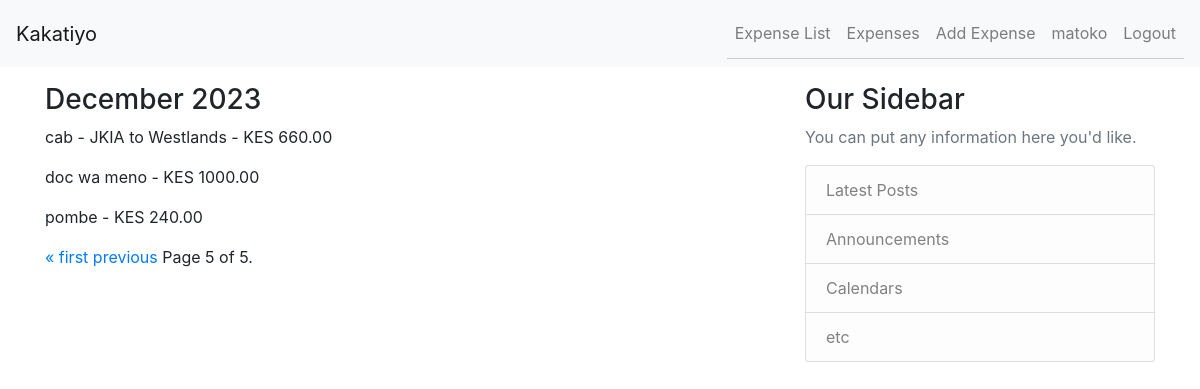
Before: /expenses/?page=5 (signed in) with the older database file.
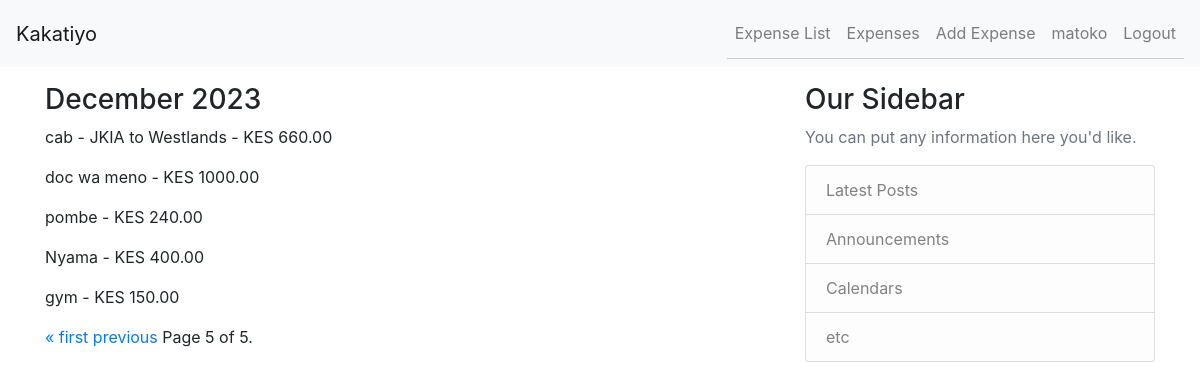
After: the same page with the newer database file.
### tracker/models.py (models this page shows, shortened)
class Expense(models.Model):
    user = models.ForeignKey(User, on_delete=models.CASCADE)
    date = models.DateField()
    description = models.CharField(max_length=200)
    amount = models.DecimalField(max_digits=10, decimal_places=2)
    category = models.ForeignKey(
        Category, on_delete=models.SET_NULL, null=True, blank=True)

### tracker/views.py (the view)
# urls.py: path('expenses/', paginated_view, name="paginated"),
@login_required
def paginated_view(request):
    queryset = Expense.objects.all()
    expenses_by_month = {}
    for expense in queryset:
        month_year = expense.date.strftime('%B %Y')
        if month_year not in expenses_by_month:
            expenses_by_month[month_year] = []
        expenses_by_month[month_year].append(expense)
    sorted_months = sorted(expenses_by_month.keys(), reverse=True)
    paginator = Paginator(sorted_months, 1)
    current_month_year = datetime.now().strftime('%B %Y')
    default_page_index = sorted_months.index(current_month_year)
    default_page = paginator.page(
        (default_page_index // paginator.per_page) * paginator.per_page + 1)
    page = request.GET.get('page', default_page)
    try:
        month_year = paginator.page(page).object_list[0]
        months = paginator.page(page)
    except PageNotAnInteger:
        month_year = paginator.page(1).object_list[0]
        months = paginator.page(1)
    except EmptyPage:
        month_year = paginator.page(paginator.num_pages).object_list[0]
        months = paginator.page(paginator.num_pages)
    expenses = expenses_by_month.get(month_year, [])
    return render(request, 'tracker/paginated.html', {'months': months, 'expenses': expenses})

### tracker/templates/tracker/paginated.html (shortened to what this page needs)
{% extends "base.html" %} {% block content %}
{% for month in months %}
<h3>{{ month }}</h3>
{% for expense in expenses %}
<p>{{ expense.description }} - KES {{ expense.amount }}</p>
 {% endfor %} {% endfor %}
<div class="pagination">
	<span class="step-links">
		{% if months.has_previous %}
		<a href="?page=1">&laquo; first</a>
		<a href="?page={{ months.previous_page_number }}">previous</a>
		{% endif %}
		<span class="current">
			Page {{ months.number }} of {{ months.paginator.num_pages }}.
		</span>
	</span>
</div>
{% endblock %}

### tracker/templates/base.html (shortened to what this page needs)
{% load static %}
<!DOCTYPE html>
<html lang="en">
	<head>
		<link rel="stylesheet" href="{% static 'css/styles.css' %}" />
		<link
			rel="stylesheet"
			href="https://cdn.jsdelivr.net/npm/bootstrap@4.0.0/dist/css/bootstrap.min.css"
		/>
	</head>
	<body>
		{% include 'navbar.html' %}
		<main role="main" class="container py-3">
			<div class="row">
			  <div class="col-md-8">
				{% block content %}{% endblock %}
			  </div>
			  <div class="col-md-4 ">
				<div class="content-section">
				  <h3>Our Sidebar</h3>
				  <p class='text-muted'>You can put any information here you'd like.
					<ul class="list-group">
					  <li class="list-group-item list-group-item-light">Latest Posts</li>
					  <li class="list-group-item list-group-item-light">Announcements</li>
					  <li class="list-group-item list-group-item-light">Calendars</li>
					  <li class="list-group-item list-group-item-light">etc</li>
					</ul>
				  </p>
				</div>
			  </div>
			</div>
		  </main>
	</body>
</html>

### tracker/templates/navbar.html (shortened to what this page needs)
<nav class="navbar navbar-expand-lg navbar-light bg-light">
	<a class="navbar-brand" href="{% url 'home' %}"> Kakatiyo</a>
	<div class="collapse navbar-collapse" id="navbarNav">
		<ul class="navbar-nav ml-auto">
			{% if user.is_authenticated %}
			<li class="nav-item">
				<a class="nav-link" href="{% url 'expense_list' %}">Expense List</a>
			</li>
			<li class="nav-item">
				<a class="nav-link" href="{% url 'paginated' %}">Expenses</a>
			</li>
			<li class="nav-item">
				<a class="nav-link" href="{% url 'add_expense' %}">Add Expense</a>
			</li>
			<li class="nav-item">
				<a class="nav-link" href="{% url 'profile' %}"> {{ user.username }} </a>
			</li>
			<li class="nav-item">
				<a class="nav-link" href="{% url 'logout' %}">Logout</a>
			</li>
			{% endif %}
		</ul>
	</div>
</nav>

### static/css/styles.css (style rules this page uses)
ul { list-style-type: none; padding: 0; }
li { padding: 5px 0; border-bottom: 1px solid #ccc; }

Changed rows visible on the page:
added Expense: description "Nyama", amount "400.00"
added Expense: description "gym", amount "150.00"
